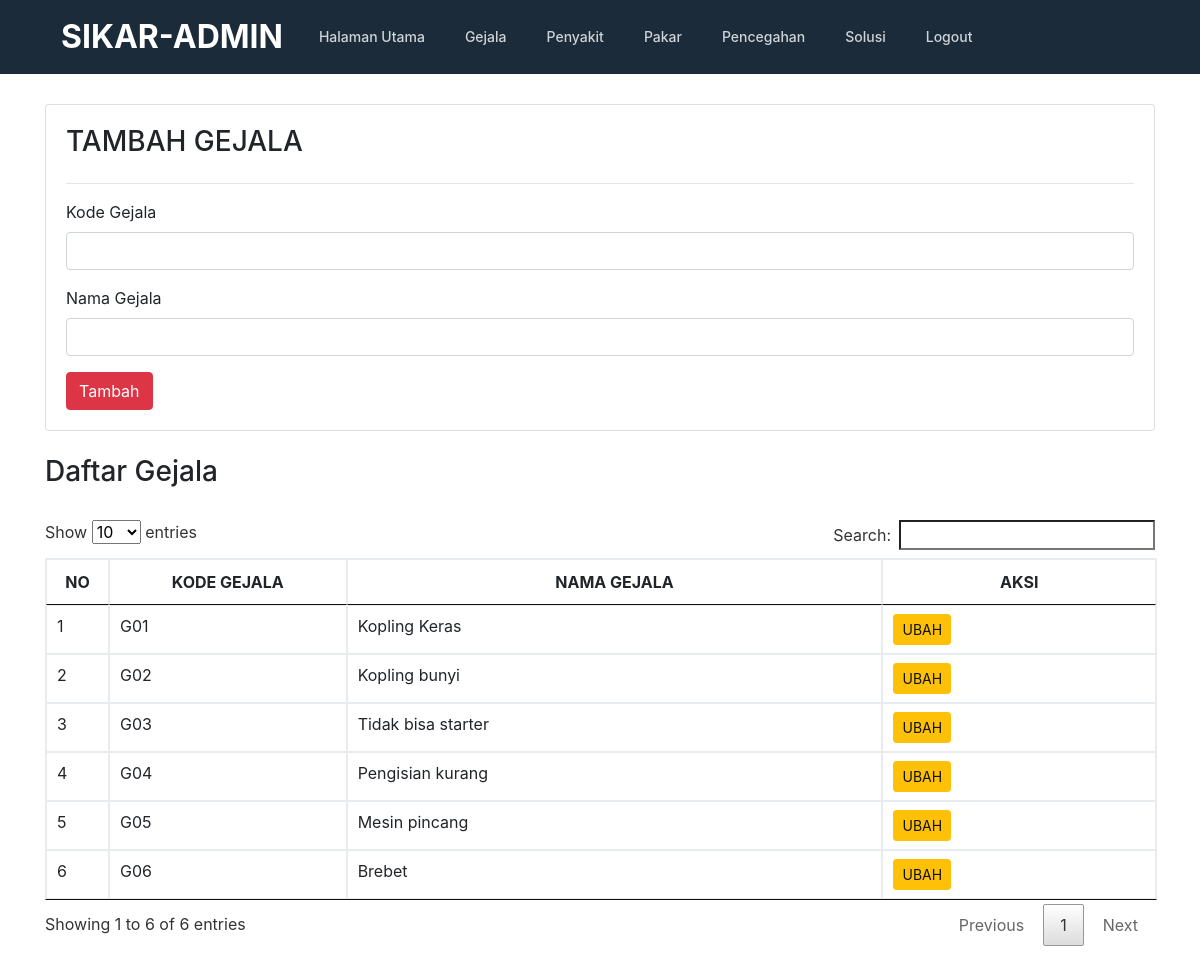
Page /admin/gejala.php on the committed database.
### tables this page shows
CREATE TABLE `gejala` (
  `kd_gejala` varchar(10) NOT NULL,
  `gejala` text NOT NULL
);

### admin/gejala.php (the view, shortened to what this page needs)
<!doctype html>
<html lang="en">
  <head>
    <link href="../css/bootstrap.min.css" rel="stylesheet">
    <link href="../css/style.css" rel="stylesheet">
    <link href="../css/jquery.dataTables.min.css" rel="stylesheet"/>
  </head>
  <body>
    <?php include "header.php"; ?>
    <section>
      <div class="container">
        <div class="card" style="padding:20px">
            <h3>TAMBAH GEJALA</h3>
            <hr/>
            <form action="prosestambahgejala.php" method="POST">
                <div class="form-group">
                    <label>Kode Gejala</label>
                    <input type="text" name="kd_gejala" class="form-control" />
                </div>
                <div class="form-group">
                    <label>Nama Gejala</label>
                    <input type="text" name="gejala" class="form-control" />
                </div>
                <button type="submit" class="btn btn-md btn-danger">Tambah</button>
            </form>
        </div>
        <br/>
        <h3>Daftar Gejala</h3>
        <br/>
        <div class="row">
            <div class="col-md-12">
                <table class="table table-bordered table-hover" id="gejala" class="display" style="width:100%">
                    <thead>
                        <tr>
                            <th width="20"><center>NO</center></th>
                            <th width="200"><center>KODE GEJALA</center></th>
                            <th><center>NAMA GEJALA</center></th>
                            <th><center>AKSI</center></th>
                        </tr>
                    </thead>
                    <tbody>
                    <?php
                        include "../conn.php";
                        $query = mysqli_query($koneksi,"SELECT * FROM gejala ORDER BY kd_gejala ASC");
                        $no=0;
                        while ($data=mysqli_fetch_array($query)) {
                            $no++;
                        ?>
                            <tr>
                                <td><?php echo $no; ?></td>
                                <td><?php echo $data['kd_gejala']; ?></td>
                                <td><?php echo $data['gejala']; ?></td>
                                <td>
                                    <a  href="editgejala.php?id=<?php echo $data['kd_gejala']; ?>" class="btn btn-sm btn-warning">UBAH</a>
                                </td>
                            </tr>
                        <?php } ?>
                        </tbody>
                </table>
            </div>
        </div>
      </div>
    </section>
  </body>
</html>

### css/style.css (style rules this page uses)
.container { position: relative; overflow: hidden; }
section { padding:30px 0; }

### rows in the picture
gejala: kd_gejala "G01", gejala "Kopling Keras"
gejala: kd_gejala "G02", gejala "Kopling bunyi"
gejala: kd_gejala "G03", gejala "Tidak bisa starter"
gejala: kd_gejala "G04", gejala "Pengisian kurang"
gejala: kd_gejala "G05", gejala "Mesin pincang"
gejala: kd_gejala "G06", gejala "Brebet"
